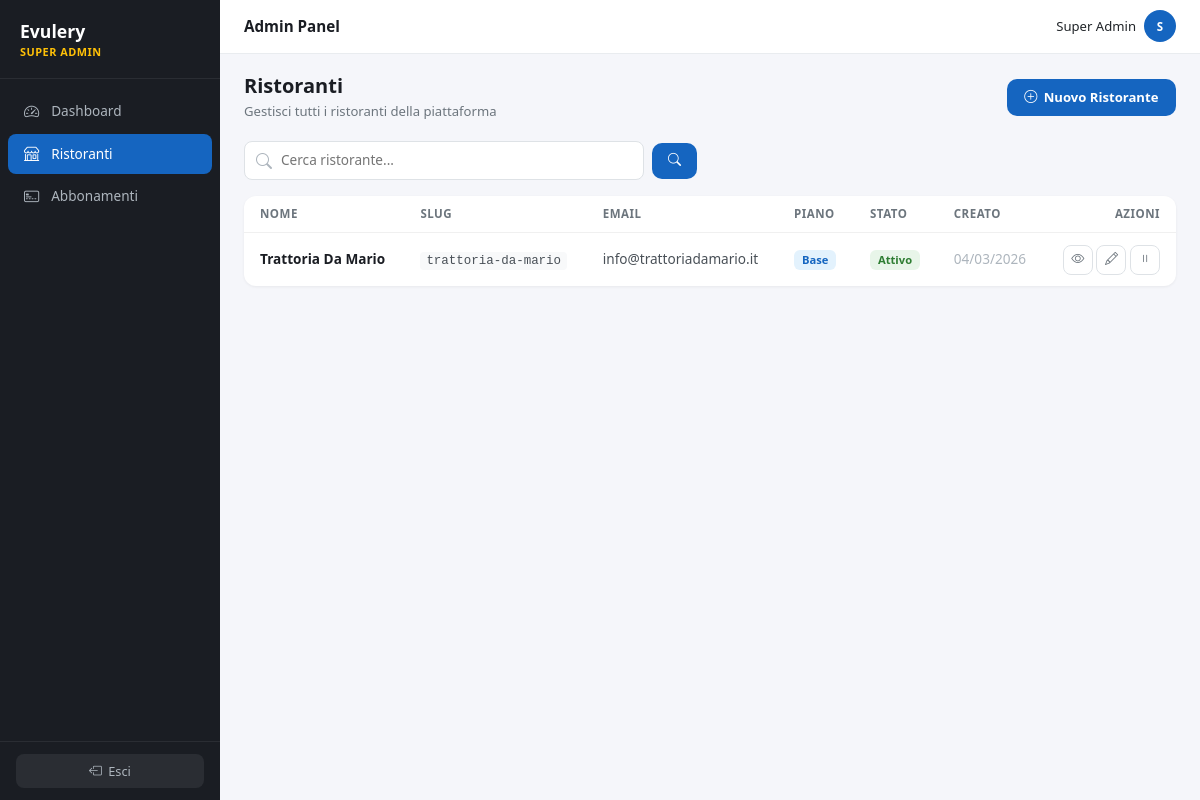
Page /admin/tenants (signed in) on the committed database.
### tables this page shows
CREATE TABLE IF NOT EXISTS `tenants` (
    `id`                    INT UNSIGNED AUTO_INCREMENT PRIMARY KEY,
    `slug`                  VARCHAR(100) NOT NULL UNIQUE,
    `name`                  VARCHAR(255) NOT NULL,
    `email`                 VARCHAR(255) NOT NULL,
    `phone`                 VARCHAR(30) DEFAULT NULL,
    `address`               VARCHAR(500) DEFAULT NULL,
    `logo_url`              VARCHAR(500) DEFAULT NULL,
    `custom_domain`         VARCHAR(255) DEFAULT NULL UNIQUE,
    `domain_status`         ENUM('none','dns_pending','linked') NOT NULL DEFAULT 'none',
    `cname_target`          VARCHAR(255) DEFAULT NULL,
    `plan`                  ENUM('base','deposit','custom') NOT NULL DEFAULT 'base',
    `plan_price`            DECIMAL(8,2) NOT NULL DEFAULT 49.00,
    `stripe_account_id`     VARCHAR(255) DEFAULT NULL,
    `deposit_enabled`       TINYINT(1) NOT NULL DEFAULT 0,
    `deposit_amount`        DECIMAL(8,2) DEFAULT NULL,
    `cancellation_policy`   TEXT DEFAULT NULL,
    `table_duration`        INT UNSIGNED NOT NULL DEFAULT 90,
    `time_step`             INT UNSIGNED NOT NULL DEFAULT 30,
    `booking_advance_min`   INT UNSIGNED NOT NULL DEFAULT 0,
    `booking_advance_max`   INT UNSIGNED NOT NULL DEFAULT 60,
    `timezone`              VARCHAR(50) NOT NULL DEFAULT 'Europe/Rome',
    `is_active`             TINYINT(1) NOT NULL DEFAULT 0,
    `created_at`            DATETIME NOT NULL DEFAULT CURRENT_TIMESTAMP,
    `updated_at`            DATETIME NOT NULL DEFAULT CURRENT_TIMESTAMP ON UPDATE CURRENT_TIMESTAMP,

    INDEX `idx_slug` (`slug`),
    INDEX `idx_custom_domain` (`custom_domain`),
    INDEX `idx_is_active` (`is_active`)
);

### app/Controllers/Admin/TenantsController.php (called while the page is built, shortened)
<?php
class TenantsController
{
    public function index(Request $request): void
    {
        $search = $request->query('q');
        $page = max(1, (int)$request->query('page', 1));
        $perPage = 25;
        $tenantModel = new Tenant();
        $total = $tenantModel->countFiltered($search);
        $baseParams = [];
        $baseUrl = url('admin/tenants') . ($baseParams ? '?' . implode('&', $baseParams) : '');
        $paginator = new Paginator($total, $perPage, $page, $baseUrl);
        $tenants = $tenantModel->allPaginated($search, $paginator->limit(), $paginator->offset());
        view('admin/tenants/index', [
            'title'      => 'Ristoranti',
            'activeMenu' => 'tenants',
            'tenants'    => $tenants,
            'search'     => $search,
            'pagination' => $paginator->links(),
        ], 'admin');
    }
}

### app/Core/App.php (called while the page is built, shortened)
<?php
class App
{
    private Router $router;
    private Request $request;
    public function __construct()
    {
        $this->request = new Request();
        $this->router = new Router();
    }
    public function run(): void
    {
        $method = $this->request->method();
        $uri = $this->request->uri();
        $match = $this->router->resolve($method, $uri);
        $this->request->setParams($match['params']);
        [$controllerClass, $action] = $match['handler'];
        $controller = new $controllerClass();
        $controller->$action($this->request);
    }
}

### public/index.php (called while the page is built, shortened)
<?php
try {
    $app = new \App\Core\App();
    $app->boot();
    $app->run();
} catch (\Throwable $e) {
    app_log($e->getMessage() . ' in ' . $e->getFile() . ':' . $e->getLine(), 'error');
    \App\Core\Response::serverError($e->getMessage());
}

### app/Helpers/functions.php (called while the page is built, shortened)
<?php
function env(string $key, mixed $default = null): mixed
{
    return $_ENV[$key] ?? $default;
}
function url(string $path = ''): string
{
    $base = rtrim(env('APP_URL', ''), '/');
    return $base . '/' . ltrim($path, '/');
}
function e(?string $value): string
{
    return htmlspecialchars($value ?? '', ENT_QUOTES, 'UTF-8');
}
function format_date(string $date, string $format = 'd/m/Y'): string
{
    return date($format, strtotime($date));
}

### config/database.php (called while the page is built)
<?php
return [
    'host' => env('DB_HOST', 'localhost'),
    'port' => env('DB_PORT', '3306'),
    'name' => env('DB_NAME', 'evulery_pro'),
    'user' => env('DB_USER', 'root'),
    'pass' => env('DB_PASS', ''),
];

### app/Core/Database.php (called while the page is built, shortened)
<?php
class Database
{
    private static ?PDO $instance = null;
    public static function connect(): PDO
    {
        if (self::$instance === null) {
            $config = require BASE_PATH . '/config/database.php';
            $dsn = sprintf(
                'mysql:host=%s;port=%s;dbname=%s;charset=utf8mb4',
                $config['host'],
                $config['port'],
                $config['name']
            );
            try {
                self::$instance = new PDO($dsn, $config['user'], $config['pass'], [
                    PDO::ATTR_ERRMODE            => PDO::ERRMODE_EXCEPTION,
                    PDO::ATTR_DEFAULT_FETCH_MODE  => PDO::FETCH_ASSOC,
                    PDO::ATTR_EMULATE_PREPARES    => false,
                    PDO::MYSQL_ATTR_INIT_COMMAND  => "SET NAMES utf8mb4 COLLATE utf8mb4_general_ci",
                ]);
            } catch (PDOException $e) {
                if (env('APP_DEBUG', false)) {
                    die('Database connection failed: ' . $e->getMessage());
                }
                die('Database connection failed.');
            }
        }
        return self::$instance;
    }
    public static function getInstance(): PDO
    {
        return self::connect();
    }
}

### app/Core/Request.php (called while the page is built, shortened)
<?php
class Request
{
    private array $query;
    public function __construct()
    {
        $this->query = $_GET;
    }
    public function query(string $key, mixed $default = null): mixed
    {
        return $this->query[$key] ?? $default;
    }
}

### app/Models/Tenant.php (called while the page is built, shortened)
<?php
class Tenant
{
    private PDO $db;
    public function __construct()
    {
        $this->db = Database::getInstance();
    }
    public function allPaginated(?string $search, int $limit, int $offset): array
    {
        $sql = 'SELECT * FROM tenants';
        $params = [];
        $sql .= ' ORDER BY created_at DESC LIMIT :lim OFFSET :off';
        $stmt = $this->db->prepare($sql);
        $stmt->bindValue('lim', $limit, PDO::PARAM_INT);
        $stmt->bindValue('off', $offset, PDO::PARAM_INT);
        $stmt->execute();
        return $stmt->fetchAll();
    }
    public function countFiltered(?string $search): int
    {
        $sql = 'SELECT COUNT(*) FROM tenants';
        $params = [];
        $stmt = $this->db->prepare($sql);
        $stmt->execute($params);
        return (int)$stmt->fetchColumn();
    }
}

### app/Core/Paginator.php (called while the page is built, shortened)
<?php
class Paginator
{
    private int $perPage;
    private int $currentPage;
    public function __construct(int $total, int $perPage, int $currentPage, string $baseUrl)
    {
        $this->total = max(0, $total);
        $this->perPage = max(1, $perPage);
        $this->currentPage = max(1, $currentPage);
        $this->totalPages = (int)ceil($this->total / $this->perPage);
    }
    public function offset(): int
    {
        return ($this->currentPage - 1) * $this->perPage;
    }
    public function limit(): int
    {
        return $this->perPage;
    }
}

### views/admin/tenants/index.php (the view, shortened to what this page needs)
<div class="admin-page-header">
    <div>
        <h1 class="admin-page-title">Ristoranti</h1>
        <p class="admin-page-sub" style="margin-bottom:0;">Gestisci tutti i ristoranti della piattaforma</p>
    </div>
    <a href="<?= url('admin/tenants/create') ?>" class="adm-btn adm-btn-primary">
        <i class="bi bi-plus-circle"></i> Nuovo Ristorante
    </a>
</div>
<form method="GET" action="<?= url('admin/tenants') ?>" style="margin-bottom:1rem;">
    <div style="display:flex;gap:.5rem;align-items:center;">
        <div style="position:relative;flex:1;max-width:400px;">
            <i class="bi bi-search" style="position:absolute;left:12px;top:50%;transform:translateY(-50%);color:#adb5bd;"></i>
            <input type="text" name="q" value="<?= e($search ?? '') ?>" placeholder="Cerca ristorante..."
                   style="width:100%;padding:.5rem .75rem .5rem 2.25rem;border:1px solid #dee2e6;border-radius:8px;font-size:.85rem;">
        </div>
        <button type="submit" class="adm-btn adm-btn-primary" style="padding:.5rem 1rem;"><i class="bi bi-search"></i></button>
    </div>
</form>
<div class="adm-card">
    <table class="adm-table">
        <thead>
            <tr>
                <th>Nome</th>
                <th>Slug</th>
                <th>Email</th>
                <th>Piano</th>
                <th>Stato</th>
                <th>Creato</th>
                <th style="text-align:right;">Azioni</th>
            </tr>
        </thead>
        <tbody>
            <?php if (empty($tenants)): ?>
            <tr>
                <td colspan="7" class="adm-empty">Nessun ristorante <?= !empty($search) ? 'trovato' : 'registrato' ?>.</td>
            </tr>
            <?php else: ?>
            <?php foreach ($tenants as $t): ?>
            <tr>
                <td class="cell-name"><?= e($t['name']) ?></td>
                <td><span class="slug-code"><?= e($t['slug']) ?></span></td>
                <td><?= e($t['email']) ?></td>
                <td><span class="adm-badge <?= $t['plan'] === 'deposit' ? 'adm-badge-deposit' : 'adm-badge-plan' ?>"><?= e(ucfirst($t['plan'])) ?></span></td>
                <td>
                    <?php if ($t['is_active']): ?>
                        <span class="adm-badge adm-badge-active">Attivo</span>
                    <?php else: ?>
                        <span class="adm-badge adm-badge-inactive">Inattivo</span>
                    <?php endif; ?>
                </td>
                <td class="cell-date"><?= format_date($t['created_at']) ?></td>
                <td class="cell-actions">
                    <a href="<?= url($t['slug']) ?>" target="_blank" class="adm-action" title="Vedi pagina">
                        <i class="bi bi-eye"></i>
                    </a>
                    <a href="<?= url("admin/tenants/{$t['id']}/edit") ?>" class="adm-action" title="Modifica">
                        <i class="bi bi-pencil"></i>
                    </a>
                    <form method="POST" action="<?= url("admin/tenants/{$t['id']}/toggle") ?>" style="display:inline;">
                        <?php if ($t['is_active']): ?>
                            <button type="submit" class="adm-action adm-action-warn" title="Disattiva">
                                <i class="bi bi-pause"></i>
                            </button>
                        <?php else: ?>
                            <button type="submit" class="adm-action adm-action-success" title="Attiva">
                                <i class="bi bi-play"></i>
                            </button>
                        <?php endif; ?>
                    </form>
                </td>
            </tr>
            <?php endforeach; ?>
            <?php endif; ?>
        </tbody>
    </table>
</div>

### public/assets/css/admin.css (style rules this page uses)
:root { --sidebar-w: 220px; --brand: #00844A; --brand-light: #E8F5E9; --brand-dark: #006837; --admin-accent: #1565C0; --admin-accent-dark: #0D47A1; }
body { background: #f5f6fa; font-family: system-ui, -apple-system, sans-serif; margin: 0; }
.admin-page-title { font-size: 1.25rem; font-weight: 700; color: #1a1d23; margin: 0 0 .25rem; }
.admin-page-sub { font-size: .82rem; color: #6c757d; margin: 0 0 1.25rem; }
.admin-page-header { display: flex; align-items: center; justify-content: space-between; margin-bottom: 1.25rem; }
.adm-card { background: #fff; border: none; border-radius: 12px; box-shadow: 0 1px 3px rgba(0,0,0,.06); overflow: hidden; margin-bottom: 1.25rem; }
.adm-table { width: 100%; border-collapse: collapse; }
.adm-table th { font-size: .72rem; font-weight: 600; color: #6c757d; text-transform: uppercase; letter-spacing: .5px; padding: .6rem 1rem; border-bottom: 1px solid #f0f0f0; text-align: left; }
.adm-table td { padding: .7rem 1rem; font-size: .85rem; color: #495057; border-bottom: 1px solid #f8f9fa; vertical-align: middle; }
.adm-table tr:last-child td { border-bottom: none; }
.adm-table .cell-name { font-weight: 600; color: #1a1d23; }
.adm-table .cell-date { color: #adb5bd; }
.adm-table .cell-actions { text-align: right; white-space: nowrap; }
.adm-badge { display: inline-block; padding: 2px 8px; border-radius: 6px; font-size: .7rem; font-weight: 600; }
.adm-badge-active { background: #E8F5E9; color: #2E7D32; }
.adm-badge-plan { background: #E3F2FD; color: #1565C0; }
.slug-code { font-size: .78rem; background: #f8f9fa; padding: 2px 6px; border-radius: 4px; font-family: monospace; color: #495057; }
.adm-btn { display: inline-flex; align-items: center; gap: .4rem; padding: .55rem 1.1rem; border-radius: 10px; font-size: .82rem; font-weight: 600; text-decoration: none; cursor: pointer; transition: all .15s; border: none; }
.adm-btn-primary { background: var(--admin-accent); color: #fff; }
.adm-action { display: inline-flex; align-items: center; justify-content: center; width: 30px; height: 30px; border-radius: 8px; border: 1px solid #dee2e6; background: #fff; color: #6c757d; font-size: .82rem; cursor: pointer; transition: all .15s; text-decoration: none; }

### rows in the picture
tenants: name "Trattoria Da Mario", slug "trattoria-da-mario", email "info@trattoriadamario.it", plan "Base", is_active "Attivo", created_at "04/03/2026"

### other values in the picture
env('APP_NAME', 'Evulery') "Evulery"
auth()['name'] "Super Admin"
substr(auth()['name'] ?? 'A', 0, 1) "S"
